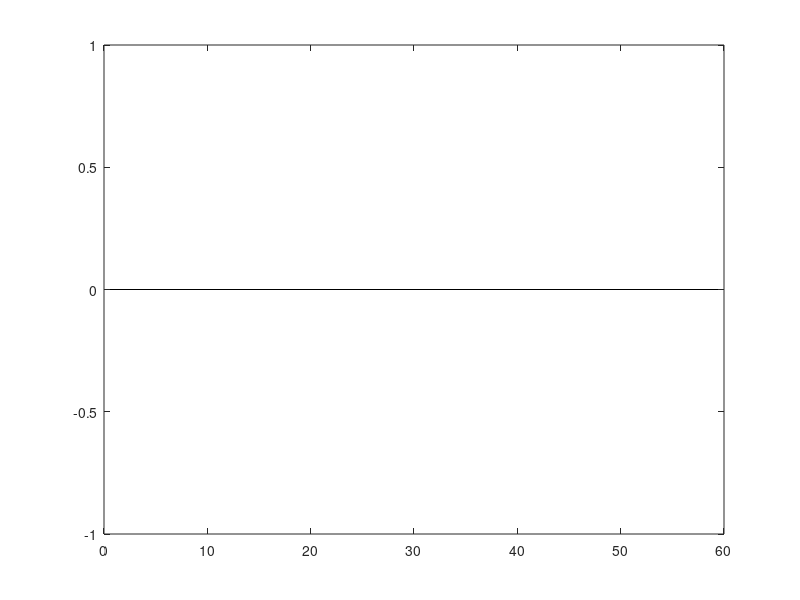
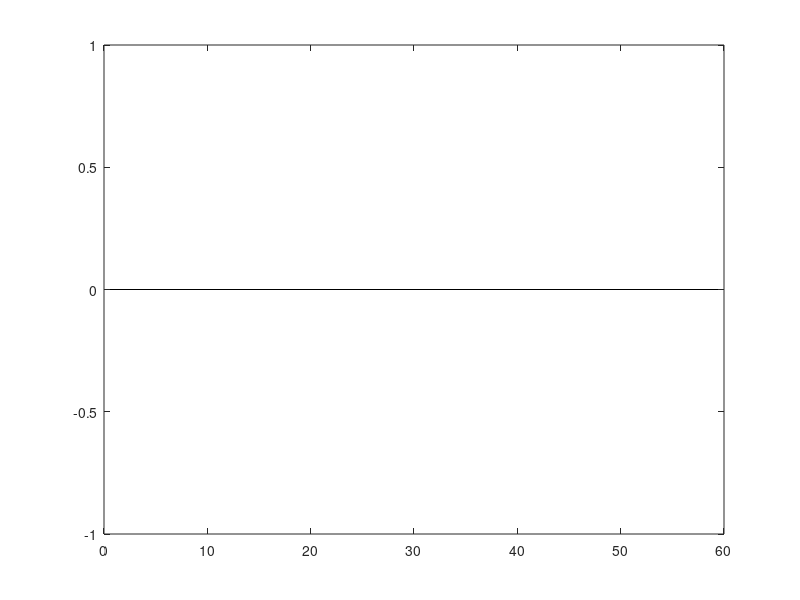

Reproduce these figures in MATLAB, in order.
function [nf,Nvalid,count]=processsurvey()
% [nf,Nvalid,count]=processsurvey()
% Processes a multiple choice survey, counting X's within [ ] brackets
% Run in directory with all responses, each response a text file
% AB Oct 03
%
% NF = # of files/respondents
% Nvalid = # of respondents with the right # of answers and no missing
% brackets
% count(Nsurvey,responsenumber) has the corresponding number of X's
%
% Can be set to recognize multiple surveys by finding a text string within
% the response identifying the survey type
%
% Requires setting of rightNans, the # of answers for each survey

rightNans(1)=58; 
rightNans(2)=59; % Da Vinci Fall 03: 58 for survey1, 59 for survey 2
START=2; % 0 to discard surveys without a text identifier, 1 to use all as type 1
%str2=upper('X] Female');
str1='X-DATABASE:survey1';
str2='X-DATABASE:survey2';

TRUE=1;
count=zeros(2,max(rightNans));
respchar='X';

d=dir;
d=d(3:end);
nf=length(d);
Nvalid=0;
for r=1:nf,
    fid=fopen(d(r).name);
    l=0;
    surveytype=START;
    tline={};
        while TRUE
            l=l+1; % line #
            tline{l} = fgetl(fid);
            
            if findstr(str1,tline{l}),
                surveytype=1;
            elseif findstr(str2,upper(tline{l})),
                surveytype=2;
            end
            if ~ischar(tline{l}), break, end
%            disp(tline{l})
        end
        fclose(fid);
        if surveytype,
            [Nans,thiscount]=process(tline,zeros(1,max(rightNans)),surveytype,respchar);
            if Nans==rightNans(surveytype),
                Nvalid=Nvalid+1;
                count(surveytype,:)=count(surveytype,:)+thiscount;
            end
        end
    end
    
    for surveytype=1:2,
       % lab=labels(tline,surveytype);
        figure
        bar(count(surveytype,:))
    end
nf
Nvalid
count

    function [Nans,count]=process(response,count,surveytype,respchar)
    nl=length(response); % # of lines
    Nans=0;
    for i=1:nl,
        opencols=findstr('[',response{i});
        closecols=findstr(']',response{i});
        if length(opencols)~=length(closecols),
            response{i}
            warning('Non-matching brackets')
            break,
        end
        Nansthisline=length(opencols);
        for ans=1:Nansthisline,
            resp=upper(response{i}(opencols(ans):closecols(ans)));
            Nans=Nans+1;
            if Nans>size(count,2),
                warning('Too many answers')
                break,
            end
            if findstr(respchar,resp),
                count(Nans)=count(Nans)+1;
            end
        end
    end
    Nans
    
    function lab=labels(response);
    
